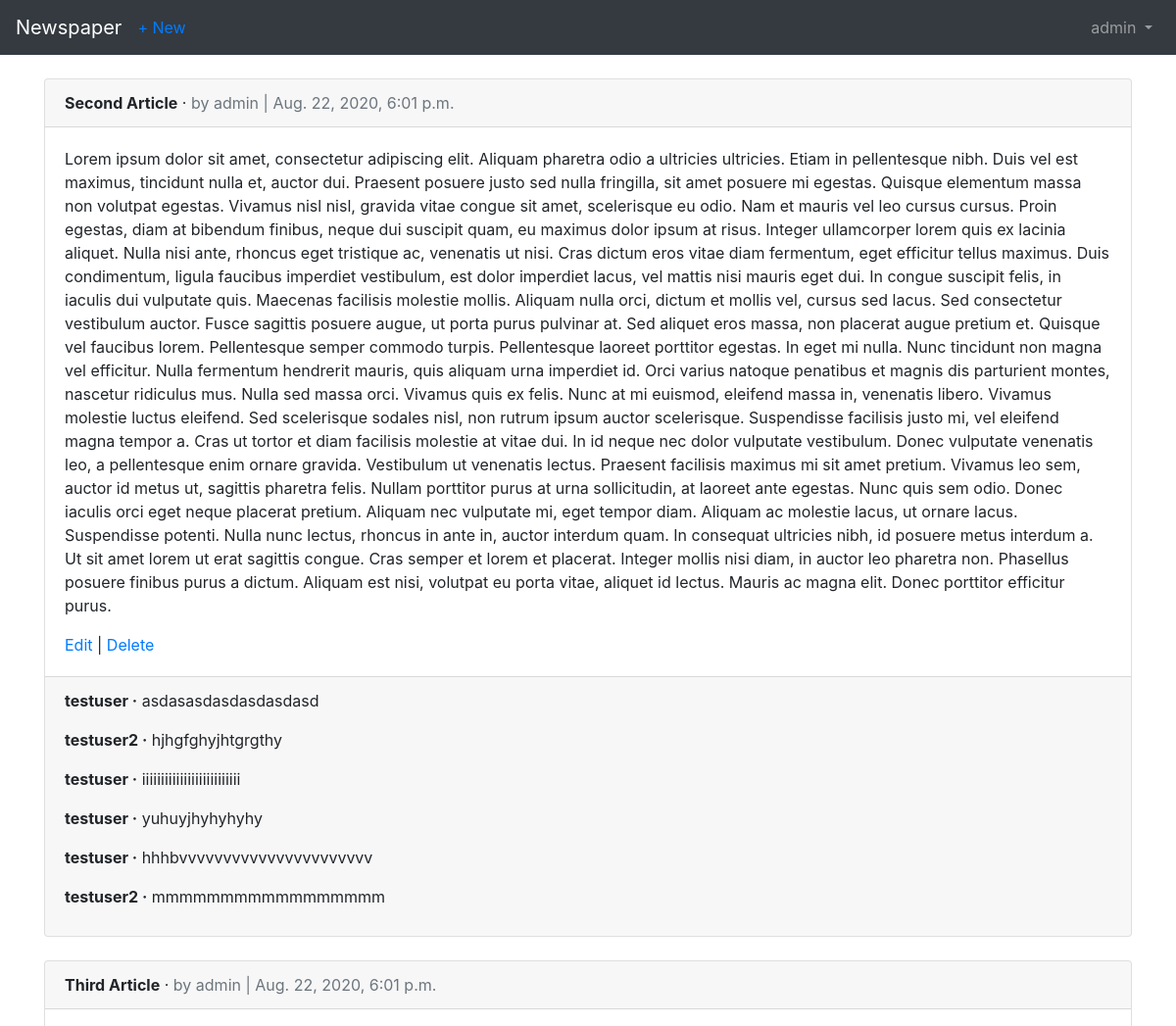
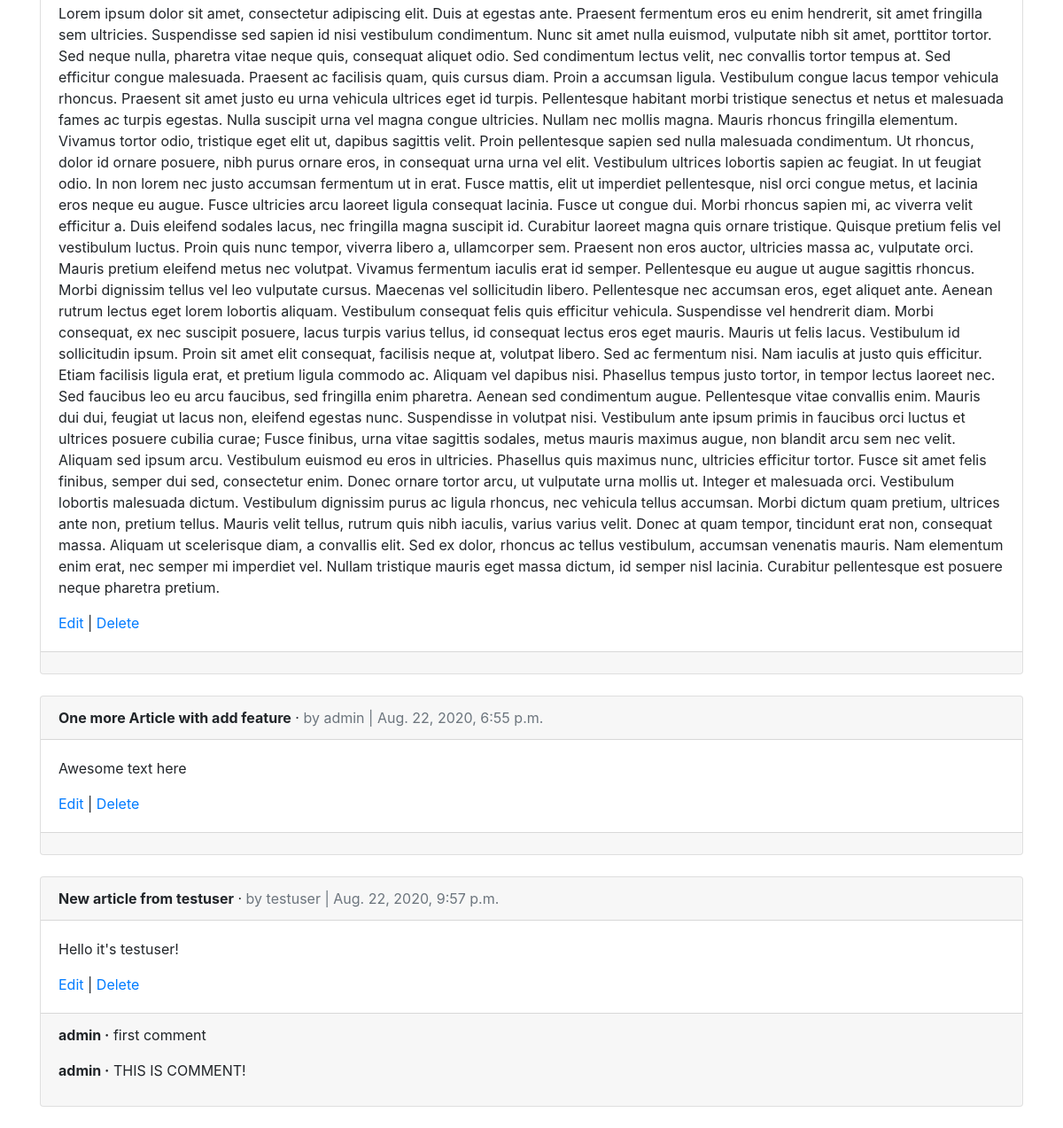
The page /articles/ (signed in) on the database its author committed (2 pictures, top to bottom).
### users/models.py (models this page shows)
class CustomUser(AbstractUser):
    age = models.PositiveIntegerField(default=0)

### articles/models.py (models this page shows, shortened)
class Article(models.Model):
    title = models.CharField(max_length=255)
    body = models.TextField()
    date = models.DateTimeField(auto_now_add=True)
    author = models.ForeignKey(
        settings.AUTH_USER_MODEL,
        on_delete=models.CASCADE,
    )
    class Meta:
        verbose_name = "Article"
        verbose_name_plural = "Articles"

class Comment(models.Model):
    article = models.ForeignKey(Article, on_delete=models.CASCADE, related_name='comments')
    comment = models.CharField(max_length=140)
    author = models.ForeignKey(
        settings.AUTH_USER_MODEL,
        on_delete=models.CASCADE,
    )
    class Meta:
        verbose_name = "Comment"
        verbose_name_plural = "Comments"
    def __str__(self):
        return self.comment

### articles/views.py (the view)
# urls.py: path('', views.ArticleListView.as_view(), name='article_list'),
class ArticleListView(LoginRequiredMixin, ListView):
    model = models.Article
    template_name = "article_list.html"
    login_url = 'login'

### templates/article_list.html (shortened to what this page needs)
{% extends 'base.html' %}
{% block content %}
  {% for article in object_list %}
    <div class="card">
      <div class="card-header">
        <span class="font-weight-bold">{{ article.title }}</span> &middot;
        <span class="text-muted">by {{ article.author }} | {{ article.date }}</span>
      </div>
      <div class="card-body">
        <p>{{ article.body }}</p>
        <a href="{% url 'article_edit' article.pk %}">Edit</a> |
        <a href="{% url 'article_delete' article.pk %}">Delete</a>
      </div>
      <div class="card-footer">
        {% for comment in article.comments.all %}
          <p>
            <span class="font-weight-bold">{{ comment.author }} &middot;</span>
            {{ comment }}
          </p>
        {% endfor %}
      </div>
    </div>
    <br />
  {% endfor %}
{% endblock content %}

### templates/base.html (shortened to what this page needs)
<!doctype html>
<html lang="en">
  <head>
    <link rel="stylesheet" href="https://stackpath.bootstrapcdn.com/bootstrap/4.5.2/css/bootstrap.min.css">
  <link rel="stylesheet" href="https://stackpath.bootstrapcdn.com/bootstrap/4.5.0/css/bootstrap.min.css">
</head>
<body>
  <nav class="navbar navbar-expand-lg navbar-dark bg-dark mb-4">
    <a class="navbar-brand" href="{% url 'home' %}">Newspaper</a>
    {% if user.is_authenticated %}
      <ul class="navbar-nav mr-auto">
        <li class="nav-item"><a href="{% url 'article_new' %}">+ New</a></li>
      </ul>
    {% endif %}
    <div class="collapse navbar-collapse" id="navbarSupportedContent">
      {% if user.is_authenticated %}
        <ul class="navbar-nav ml-auto">
          <li class="nav-item">
            <a class="nav-link dropdown-toggle" href="#" id="navbarDropdown" role="button" data-toggle="dropdown" aria-haspopup="true" aria-expanded="false">
              {{ user.username }}
            </a>
          </li>
        </ul>
      {% endif %}
    </div>
  </nav>
  <main>
    <div class="container">
      {% block content %}
      {% endblock content %}
    </div>
  </main>
</body>
</html>

### rows shown on the page
CustomUser: username "admin"
Article: title "Second Article", author "admin", date "Aug. 22, 2020, 6:01 p.m.", body "Lorem ipsum dolor sit amet, consectetur adipiscing elit. Aliquam pharetra odio a ultricies ultricies. Etiam in pellentesque nibh. Duis vel est maximus, tincidunt nulla et, auctor dui. Praesent posuere justo sed nulla fringilla, sit amet posuere mi egestas. Quisque elementum massa non volutpat egestas. Vivamus nisl nisl, gravida vitae congue sit amet, scelerisque eu odio. Nam et mauris vel leo cursus cursus. Proin egestas, diam at bibendum finibus, neque dui suscipit quam, eu maximus dolor ipsum at risus. Integer ullamcorper lorem quis ex lacinia aliquet. Nulla nisi ante, rhoncus eget tristique ac, venenatis ut nisi. Cras dictum eros vitae diam fermentum, eget efficitur tellus maximus. Duis…"
Comment: author "testuser", comment "asdasasdasdasdasdasd"
Comment: author "testuser2", comment "hjhgfghyjhtgrgthy"
Comment: author "testuser", comment "iiiiiiiiiiiiiiiiiiiiiiiiii"
Comment: author "testuser", comment "yuhuyjhyhyhyhy"
Comment: author "testuser", comment "hhhbvvvvvvvvvvvvvvvvvvvvvv"
Comment: author "testuser2", comment "mmmmmmmmmmmmmmmmm"
Article: title "Third Article", author "admin", date "Aug. 22, 2020, 6:01 p.m.", body "Lorem ipsum dolor sit amet, consectetur adipiscing elit. Duis at egestas ante. Praesent fermentum eros eu enim hendrerit, sit amet fringilla sem ultricies. Suspendisse sed sapien id nisi vestibulum condimentum. Nunc sit amet nulla euismod, vulputate nibh sit amet, porttitor tortor. Sed neque nulla, pharetra vitae neque quis, consequat aliquet odio. Sed condimentum lectus velit, nec convallis tortor tempus at. Sed efficitur congue malesuada. Praesent ac facilisis quam, quis cursus diam. Proin a accumsan ligula. Vestibulum congue lacus tempor vehicula rhoncus. Praesent sit amet justo eu urna vehicula ultrices eget id turpis. Pellentesque habitant morbi tristique senectus et netus et malesuada…"
Article: title "One more Article with add feature", author "admin", date "Aug. 22, 2020, 6:55 p.m.", body "Awesome text here"
Article: title "New article from testuser", author "testuser", date "Aug. 22, 2020, 9:57 p.m.", body "Hello it's testuser!"
Comment: author "admin", comment "first comment"
Comment: author "admin", comment "THIS IS COMMENT!"
